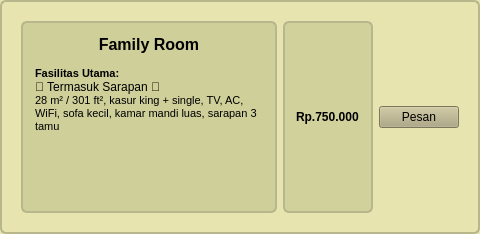
              <widget class="QFrame" name="roomFrame2_11">
               <property name="styleSheet">
                <string notr="true">
                QFrame { background-color: rgb(231,228,176); border: 2px solid rgb(184,182,139); border-radius: 6px; padding: 8px; }
                QLabel#roomTitle2 { font-weight: bold; font-size: 12pt; }
                QLabel#roomDesc2 { font-size: 9pt; }
              </string>
               </property>
               <layout class="QHBoxLayout" name="horizontalLayout_9">
                <item>
                 <layout class="QVBoxLayout" name="roomTextCol2_11"/>
                </item>
                <item>
                 <widget class="QTextEdit" name="textEdit_13">
                  <property name="styleSheet">
                   <string notr="true">background-color: rgb(207, 207, 154);</string>
                  </property>
                  <property name="html">
                   <string>&lt;!DOCTYPE HTML PUBLIC &quot;-//W3C//DTD HTML 4.0//EN&quot; &quot;http://www.w3.org/TR/REC-html40/strict.dtd&quot;&gt;
&lt;html&gt;&lt;head&gt;&lt;meta name=&quot;qrichtext&quot; content=&quot;1&quot; /&gt;&lt;meta charset=&quot;utf-8&quot; /&gt;&lt;style type=&quot;text/css&quot;&gt;
p, li { white-space: pre-wrap; }
hr { height: 1px; border-width: 0; }
li.unchecked::marker { content: &quot;\2610&quot;; }
li.checked::marker { content: &quot;\2612&quot;; }
&lt;/style&gt;&lt;/head&gt;&lt;body style=&quot; font-family:'Segoe UI'; font-size:9pt; font-weight:400; font-style:normal;&quot;&gt;
&lt;p align=&quot;center&quot; style=&quot; margin-top:0px; margin-bottom:0px; margin-left:0px; margin-right:0px; -qt-block-indent:0; text-indent:0px;&quot;&gt;&lt;span style=&quot; font-family:'MS Shell Dlg 2'; font-size:12pt; font-weight:600;&quot;&gt;Family&lt;/span&gt;&lt;span style=&quot; font-family:'MS Shell Dlg 2'; font-size:12pt;&quot;&gt; &lt;/span&gt;&lt;span style=&quot; font-family:'MS Shell Dlg 2'; font-size:12pt; font-weight:600;&quot;&gt;Room&lt;/span&gt;&lt;/p&gt;
&lt;p style=&quot;-qt-paragraph-type:empty; margin-top:0px; margin-bottom:0px; margin-left:0px; margin-right:0px; -qt-block-indent:0; text-indent:0px; font-family:'MS Shell Dlg 2'; font-size:8pt;&quot;&gt;&lt;br /&gt;&lt;/p&gt;
&lt;p style=&quot; margin-top:0px; margin-bottom:0px; margin-left:0px; margin-right:0px; -qt-block-indent:0; text-indent:0px;&quot;&gt;&lt;span style=&quot; font-family:'MS Shell Dlg 2'; font-size:8pt; font-weight:600;&quot;&gt;Fasilitas Utama: &lt;/span&gt;&lt;/p&gt;
&lt;p style=&quot; margin-top:0px; margin-bottom:0px; margin-left:0px; margin-right:0px; -qt-block-indent:0; text-indent:0px;&quot;&gt;🍱 Termasuk Sarapan 🍱&lt;/p&gt;
&lt;p style=&quot; margin-top:0px; margin-bottom:0px; margin-left:0px; margin-right:0px; -qt-block-indent:0; text-indent:0px;&quot;&gt;&lt;span style=&quot; font-family:'MS Shell Dlg 2'; font-size:8pt;&quot;&gt;28 m² / 301 ft², kasur king + single, TV, AC, WiFi, sofa kecil, kamar mandi luas, sarapan 3 tamu&lt;/span&gt;&lt;/p&gt;&lt;/body&gt;&lt;/html&gt;</string>
                  </property>
                 </widget>
                </item>
                <item>
                 <widget class="QLabel" name="label_25">
                  <property name="font">
                   <font>
                    <bold>true</bold>
                   </font>
                  </property>
                  <property name="styleSheet">
                   <string notr="true">background-color: rgb(209, 209, 156);</string>
                  </property>
                  <property name="text">
                   <string>Rp.750.000</string>
                  </property>
                 </widget>
                </item>
                <item>
                 <widget class="QPushButton" name="btnPrice2_11">
                  <property name="styleSheet">
                   <string notr="true"> color: rgb(0, 0, 0); background-color: rgb(174,167,126)
 </string>
                  </property>
                  <property name="text">
                   <string>Pesan</string>
                  </property>
                 </widget>
                </item>
               </layout>
              </widget>
